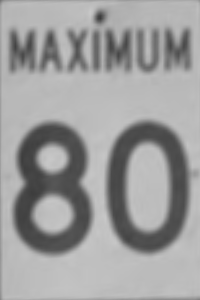
//> input picture Q1-SignClassifier/speed_80.bmp, 200 x 300 px
$ ./a2q1 speed_80.bmp   (built with g++ and OpenCV 4)
//> lines starting //> are read from the running program, lines starting //| are printed output that depends on the picture; after the words box and inside, x2 and y2 are one past the last pixel; in counts of white or black regions, pixels touching at a corner belong together
### Q1-SignClassifier/imageclassifier.h
#ifndef IMCLASS_H
#define IMCLASS_H

#include "opencv2/core/core.hpp"
#include "opencv2/highgui/highgui.hpp"
#include "opencv2/imgproc/imgproc.hpp"
#include "opencv2/calib3d/calib3d.hpp"
#include<vector>
#include<iostream>
#include<fstream>

enum SignType{
    NO_MATCH,
    STOP_SIGN,
    SPEED_LIMIT_40_SIGN,
    SPEED_LIMIT_80_SIGN
};


class ImageClassifier{

    static const int WARPED_XSIZE = 200;
    static const int WARPED_YSIZE = 300;


private:
    cv::Mat speed_80;
    cv::Mat speed_40;

public:
    ImageClassifier();
    ~ImageClassifier();
    int prepare(cv::Mat&, cv::Mat&);
    SignType classifySign(cv::Mat&);
    float checkSignFor40(cv::Mat&, float);
    float checkSignFor80(cv::Mat&, float);
    int getAdaptiveCannyThreshold(cv::Mat&);
};

#endif // IMCLASS_H

### Q1-SignClassifier/imageclassifier.cpp
#include"imageclassifier.h"

///perspectivetransform points order:
// Top left
// Bottom left
// Bottom bottom
// Top right

ImageClassifier::ImageClassifier(){
    speed_80 = cv::imread("speed_80.bmp", 0);
    speed_40 = cv::imread("speed_40.bmp", 0);

    if(speed_80.data == NULL || speed_40.data == NULL){
        throw "Files not found";
    }

}

ImageClassifier::~ImageClassifier(){

}


//////////////////////////
/// ImageClassifier:: prepare(Mat&)
/// Convert image to gray and blur it
int ImageClassifier::prepare(cv::Mat& src, cv::Mat& target){
    const int thr = 128;
    const int maxVal = 200;

    cv::Mat src_gray;
    cv::Mat thresh;
    cv::cvtColor(src, src_gray, cv::COLOR_BGR2GRAY);
    cv::threshold(src_gray, thresh, thr, maxVal,cv::THRESH_BINARY);
    cv::blur(thresh, target, cv::Size(4, 4));
    return 0;
}


//////////////
/// ImageClassifier::classifysign
/// Finds the closest match among stop sign, speed 40, speed 80
/// Uses Canny(), findContours(), and approxPolyDP().
SignType ImageClassifier::classifySign(cv::Mat& aSign){

    ///////////////////////////////////////////////////////////////////////////////////
    //////PARMS TO EXPERIMENT WITH
    // CANNY
    const int canny_thresh_ = 120;  //lower Canny threshold  -- default was 120
    const float canny_mult = 2.0;  //multiplier for the upper threshold -- default was 2
    //APPROXPOLYDP
    const float epsilon = 0.04;
    //SEARCHDEPTH -- only want to look at the largest contours for sign outlines
    const int searchSize = 6;
    //CLASSIFIER CONFIDENCE THRESHOLD
    const float classConf = 0.46;
    ///////////////////////////////////////////////////////////////////////////////////

    //prepare the image for edge detection
    cv::Mat theSign;
    prepare(aSign, theSign);

    //use the adaptive Canny threshold
    int canny_thresh = getAdaptiveCannyThreshold(theSign);

    int canny_upper = std::min(canny_thresh * 1.33333, 255.0);
    int canny_lower = std::max(canny_thresh * 0.66666, 0.0);

    std::cout << "Adaptive Canny thresholds -- upper: " << canny_upper << " ... Lower : " << canny_lower << std::endl;

    //to hold best match classifier confidence values
    float best40 = 0.0;
    float best80 = 0.0;

    cv::Mat trans( 2, 4, CV_32FC1 );
    trans = cv::Mat::zeros( theSign.rows, theSign.cols, theSign.type() );

    //default return = fail
    SignType ret = NO_MATCH;

    //find Canny edges
    cv::Mat detEdges;
    cv::Canny(theSign, detEdges, canny_upper, canny_lower, 3);

    //find contours
    std::vector<std::vector<cv::Point>> contours;
    std::vector<cv::Vec4i> hierarchy;
    cv::findContours(detEdges, contours, hierarchy, cv::RETR_LIST, cv::CHAIN_APPROX_SIMPLE, cv::Point(0, 0));

    //Fit polygons to the contours
    std::vector<std::vector<cv::Point>> polygons;


    //detect simple polygon
    //ref: https://www.pyimagesearch.com/2016/02/08/opencv-shape-detection/
    for(auto& e1: contours){
        std::vector<cv::Point> polygon;
        std::vector<cv::Point> convexHull;

        //if a contour is open, close it using convexHull()
        if(!isContourConvex(e1)){
               cv::convexHull(e1, convexHull);
        } else{
            convexHull = e1;
        }

        //arc length of the contour
        float perimeter = cv::arcLength(convexHull, true);

        //apply approxPolyDP function
        cv::approxPolyDP(convexHull, polygon, (epsilon * perimeter), true);
        polygons.push_back(polygon);
    }

    std::cout << "Polygons detected: " << polygons.size() << std::endl;

    //sort the polygons by area -- the sign is assumed to be one of the largest contours
    sort(polygons.begin(), polygons.end(), [](const std::vector<cv::Point>& a, const std::vector<cv::Point>& b) -> bool{
        std::vector<cv::Point> hull1;
        std::vector<cv::Point> hull2;
        cv::convexHull(a, hull1);
        cv::convexHull(b, hull2);
        return cv::contourArea(hull1) > cv::contourArea(hull2);
    });

    // Count the number of vertices of the polygons from largest to smallest (within the _searchSize_ largest polygons by area).
    // If an octagon is found, return STOP_SIGN
    for(auto it = polygons.begin(); it != polygons.end() && it != (polygons.begin() + searchSize); ++it){
        if(it->size() == 8) {
            std::cout << "Octagon detected in " << searchSize << " largest polygons -- STOP_SIGN" << std::endl;
            ret = STOP_SIGN;
            break;
        }
    }

    ////// Perspective transform to find speed sign
    std::vector<cv::Point2f> dest;
        dest.push_back(cv::Point2f(0.0, 0.0));
        dest.push_back(cv::Point2f(0.0, 0.0 + ImageClassifier::WARPED_YSIZE -1));
        dest.push_back(cv::Point2f(0.0 + ImageClassifier::WARPED_XSIZE -1, 0.0 + ImageClassifier::WARPED_YSIZE -1));
        dest.push_back(cv::Point2f(0.0 + ImageClassifier::WARPED_XSIZE -1, 0.0));

    // they are used when it is determined that it is a speed limit sign and not a stop sign.
    //ref: http://opencvexamples.blogspot.com/2014/01/perspective-transform.html
    if(ret != STOP_SIGN){

        //check the n largest polygons with four sides
        for(auto it = polygons.begin(); it != polygons.end() && it != (polygons.begin() + searchSize); ++it){
            if(it->size() == 4){

                //vector to hold the four points of the skewed image
                //need to add the points in the correct order
                //this section determines which corner each of the points is, and assigns them appropriately
                std::vector<cv::Point2f> source;
                float tl = std::numeric_limits<float>::infinity();
                float br = 0;
                cv::Point2f topLeft;
                cv::Point2f bottomRight;
                cv::Point2f bottomLeft;
                cv::Point2f topRight;
                int lowerY = 0;

                for(auto& e1: *it){
                    if(e1.x + e1.y > br) {
                        br = e1.x + e1.y;
                        bottomRight = e1;
                    }
                    if(e1.x + e1.y < tl){
                        tl = e1.x + e1.y;
                        topLeft = e1;
                    }
                }

               for(auto& e1: *it){
                    if(e1.x + e1.y != tl && e1.x + e1.y != br){
                        if(e1.y > lowerY){;
                            if(lowerY == 0){
                                bottomLeft = e1;
                            } else{
                                topRight = bottomLeft;
                                bottomLeft = e1;
                            }
                            lowerY = e1.y;
                        } else topRight = e1;
                    }
                }
                source.push_back(topLeft);
                source.push_back(bottomLeft);
                source.push_back(bottomRight);
                source.push_back(topRight);

                cv::Mat warped_result = cv::Mat(cv::Size(ImageClassifier::WARPED_XSIZE, ImageClassifier::WARPED_YSIZE), 0);

                //getPerspectiveTransform
                trans = cv::getPerspectiveTransform(source, dest);

                //apply warpPerspective
                cv::warpPerspective(theSign, warped_result, trans, warped_result.size());

                //Check the warped and resized image for the best match with the templates
                float chk40 = checkSignFor40(warped_result, classConf);
                float chk80 = checkSignFor80(warped_result, classConf);

                if(chk40 > best40) best40 = chk40;
                if(chk80 > best80) best80 = chk80;

            }

        }
    }

    //if both 40 and 80 were under the  detection threshold, fail
    //else take the better match
    if(ret != STOP_SIGN){
        if(best40 == 0.0 && best80 == 0.0) ret = NO_MATCH;
        else if (best40 > best80) ret = SPEED_LIMIT_40_SIGN;
        else ret = SPEED_LIMIT_80_SIGN;
    }

    ///////////////
    /// Draw the polygons to help visualize what the classifier is doing
    //ref: https://docs.opencv.org/2.4/doc/tutorials/imgproc/shapedescriptors/find_contours/find_contours.html
    cv::Mat drawing = cv::Mat::zeros(theSign.size(), CV_8UC3);

    cv::RNG rng(12345);
    for( int i = 0; i < searchSize + 1 && i < polygons.size(); i++ ){
       cv::Scalar color = cv::Scalar( rng.uniform(0, 255), rng.uniform(0,255), rng.uniform(0,255) );
       drawContours( drawing, polygons, i, color, 2, 8, hierarchy, 0, cv::Point() );
    }


    /// Show in a window
    cv::namedWindow( "Contours", CV_WINDOW_AUTOSIZE );
    cv::imshow( "Contours", drawing );
    cv::waitKey(0);

    return ret;
}


///Finally the routine matchtemplate( , , cv2.TM_CCOEFF_NORMED) is the best way to compare the stored template (from the .bmp files) for the 80/40 speed limit signs and the warped input sub-image.

//////// imageclassifier::checksignfor40()
/// Checks to see if the sign is a 40 km/h speed sign, within the confidence specified
/// Returns the classifier confidence if it exceeds the threshold
/// And 0.0 otherwise
/// Reference:
/// https://docs.opencv.org/2.4/doc/tutorials/imgproc/histograms/template_matching/template_matching.html
// [112 lines left out: functions checkSignFor40, checkSignFor80, not called in this run]


/////// ImageClassifier::getAdaptiveCannyThreshold
/// Computes an upper Canny threshold based on the characteristics of the image
/// Uses the median value of the pixels as described by
/// https://www.pyimagesearch.com/2015/04/06/zero-parameter-automatic-canny-edge-detection-with-python-and-opencv/
int ImageClassifier::getAdaptiveCannyThreshold(cv::Mat& img){

    cv::Mat oneRow = img.reshape(0,1);
    std::vector<double> imgPoints;
    oneRow.copyTo(imgPoints);
    int n = imgPoints.size() * 0.5;
    std::nth_element(imgPoints.begin(), imgPoints.begin()+n, imgPoints.end());
    int ret = imgPoints[n];

    return ret;
}


/*The goal of the program you are going to write is to classify street signs, in
particular stop signs and two different speed limit signs (40km and 80km). There
are seven images that you will use to test your program; speedsign3.jpg – a 40km
speed sign, speedsign4.jpg – a 100km speed sign (no match), speedsign5.jpg – a
40km speed sign, speedsign12.jpg – an 80km speed sign, speedsign13.jpg – an
80km speed sign, speedsign14.jpg – an 80km speed sign, and finally stop4.jpg – a
stop sign. I have given you a program called classify_sign_template.cpp, which
you can extend to do the classification. The result will be a copy of the input
image with the appropriate label (a stop sign, speed limit 40, speed limit 80, or no
match) for each of these seven input images. There are two parts to the program,
the first decides on which type of sign you are looking at (stop sign or speed
limit). To do this you should use the routines Canny, findContours, and
approxPolyDP. To help you I am giving you some information on the parameters
of these routines. First of all, Canny(, , canny_thresh, canny_thresh*2, 3) where
canny_thresh is set to 120 (this worked for me). Also, findContours(, , ,
RETR_LIST, CHAIN_APPROX_SIMPLE, Point(0, 0)), and approxPolyDP(, ,
contours[i].size()*.008, true). These are the parameter values which worked
for me so you can use them if you want, but you do not need to use them. The
second part of the program will use the routines getPerspectiveTransform ,
warpPerspective along with images speed_40.bmp, and speed_80.bmp to tell the
type of speed limit sign, but they are used only when you have determined that
you are indeed looking at a speed limit sign and not a stop sign. Finally the
routine matchtemplate( , , cv2.TM_CCOEFF_NORMED) is the best way to compare
the stored template (from the .bmp files) for the 80/40 speed limit signs and the
warped input sub-image. Hand in the source code, and tell me the version of
OpenCV that you are using. You should also include the four output files that you
have produced, one for each of the seven test cases.*/

### Q1-SignClassifier/a2q1.cpp
#include "opencv2/core/core.hpp"
#include "opencv2/highgui/highgui.hpp"
#include "opencv2/imgproc/imgproc.hpp"
#include "opencv2/calib3d/calib3d.hpp"
#include "imageclassifier.h"
#include <iostream>
#include <stdio.h>
#include <stdlib.h>

///////////
////
//// Usage notes: requires c++14
//// To complile:  g++ -std=c++14 a2q1.cpp imageclassifier.cpp -o a2q1 `pkg-config --libs opencv`
////
//// openCV version used:
//// OpenCV version : 3.3.1
//// Major version : 3
//// Minor version : 3
//// Subminor version : 1
////

////PURPOSE
/*The goal of the program you are going to write is to classify street signs, in
particular stop signs and two different speed limit signs (40km and 80km). There
are seven images that you will use to test your program; speedsign3.jpg – a 40km
speed sign, speedsign4.jpg – a 100km speed sign (no match), speedsign5.jpg – a
40km speed sign, speedsign12.jpg – an 80km speed sign, speedsign13.jpg – an
80km speed sign, speedsign14.jpg – an 80km speed sign, and finally stop4.jpg – a
stop sign. I have given you a program called classify_sign_template.cpp, which
you can extend to do the classification. The result will be a copy of the input
image with the appropriate label (a stop sign, speed limit 40, speed limit 80, or no
match) for each of these seven input images. There are two parts to the program,
the first decides on which type of sign you are looking at (stop sign or speed
limit). To do this you should use the routines Canny, findContours, and
approxPolyDP. To help you I am giving you some information on the parameters
of these routines. First of all, Canny(, , canny_thresh, canny_thresh*2, 3) where
canny_thresh is set to 120 (this worked for me). Also, findContours(, , ,
RETR_LIST, CHAIN_APPROX_SIMPLE, Point(0, 0)), and approxPolyDP(, ,
contours[i].size()*.008, true). These are the parameter values which worked
for me so you can use them if you want, but you do not need to use them. The
second part of the program will use the routines getPerspectiveTransform ,
warpPerspective along with images speed_40.bmp, and speed_80.bmp to tell the
type of speed limit sign, but they are used only when you have determined that
you are indeed looking at a speed limit sign and not a stop sign. Finally the
routine matchtemplate( , , cv2.TM_CCOEFF_NORMED) is the best way to compare
the stored template (from the .bmp files) for the 80/40 speed limit signs and the
warped input sub-image. Hand in the source code, and tell me the version of
OpenCV that you are using. You should also include the four output files that you
have produced, one for each of the seven test cases.*/

int main(int argc, char* argv[]) {

    cv::Mat src;
    cv::Mat target;
    int canny_thresh = 120;

    if(argc < 2){
        std::cout << "Usage: ./a2q1 <filename>" << std::endl;
        exit(-1);
    }

    ImageClassifier* classifier;

    try{
        classifier = new ImageClassifier();
//> in ImageClassifier, speed_80 is the input picture: 300 rows x 200 cols, CV_8UC1; min 60, max 200, mean 157.1
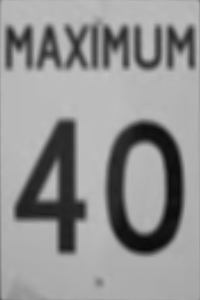
//> input picture Q1-SignClassifier/speed_40.bmp, 200 x 300 px
//> in ImageClassifier, speed_40 is the input picture: 300 rows x 200 cols, CV_8UC1; min 10, max 194, mean 146.9
    } catch(const char* e){
        std::cout << "Unable to open 40 or 80 km/h template signs" << std::endl;
        exit(-1);
    }

    std::string filename = argv[1];

    //Read source image
    src = cv::imread(filename, 1);
    if(src.empty()) {
        std::cout << "Can not open " << filename << std::endl;
        exit(-2);
    } else{
        std::cout << "Attempting to classify sign in image " << filename << std::endl;
    }

    //Classify the image
    SignType result = classifier->classifySign(src);
//> in prepare, `cv::threshold(src_gray, thresh, thr, maxVal,cv::THRESH_BINARY);`:
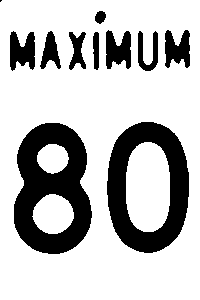
//> thresh: 300 rows x 200 cols, CV_8UC1; values 0 (black) and 200 (white), 74.7% white; 11 black regions (1 under 20 px), largest, box (x1, y1, x2, y2) and area: (14, 123, 92, 254) 6183, (107, 122, 189, 253) 5399, (10, 31, 35, 71) 718
//> in prepare, `cv::blur(thresh, target, cv::Size(4, 4));`:
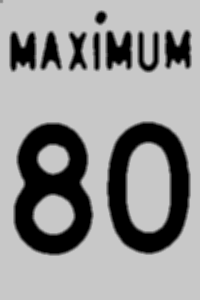
//> target: 300 rows x 200 cols, CV_8UC1; min 0, max 200, mean 149.3
//> in getAdaptiveCannyThreshold, `oneRow.copyTo(imgPoints);`: imgPoints = 60000 items
//> in getAdaptiveCannyThreshold, `int n = imgPoints.size() * 0.5;`: n = 30000
//> in getAdaptiveCannyThreshold, `int ret = imgPoints[n];`: ret = 200
//> in classifySign, `int canny_upper = std::min(canny_thresh * 1.33333, 255.0);`: canny_upper = 255
//> in classifySign, `int canny_lower = std::max(canny_thresh * 0.66666, 0.0);`: canny_lower = 133
//| Adaptive Canny thresholds -- upper: 255 ... Lower : 133
//> in classifySign, `cv::Canny(theSign, detEdges, canny_upper, canny_lower, 3);`:
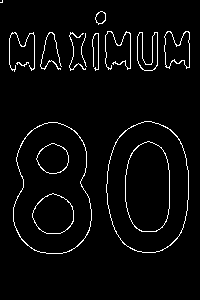
//> detEdges: 300 rows x 200 cols, CV_8UC1; 3.6% white in thin lines or dots, all inside (x1, y1, x2, y2) = (0, 0, 190, 254)
//> in classifySign, `cv::findContours(detEdges, contours, hierarchy, cv::RETR_LIST, cv::CHA..`: contours = 24 contours, 7 with area under 20; largest, box (x1, y1, x2, y2) and area: (106, 121, 189, 253) 8766, (106, 121, 189, 253) 8726, (13, 122, 92, 254) 8175, (13, 122, 92, 254) 8128, (125, 141, 170, 232) 3350
//> the loop in classifySign, `for(auto& e1: contours)` made 24 passes
//> (convexHull, perimeter, polygon) on pass 24: (3 Points (x, y): [2, 2], [0, 2], [2, 0], 6.83, 3 Points (x, y): [2, 0], [2, 2], [0, 2])
//> perimeter on passes 1 to 6: 126.8, 127.6, 96.21, 97.06, 224.9, 226
//| Polygons detected: 24
//> in classifySign, `sort(polygons.begin(), polygons.end(), [](const std::vector<cv::Point>..`: polygons = 24 contours, 1 with area under 20; largest, box (x1, y1, x2, y2) and area: (107, 121, 184, 253) 7656, (106, 121, 183, 253) 7608, (13, 122, 91, 254) 7370, (14, 122, 92, 254) 7324, (125, 141, 170, 232) 2690
//> the loop in classifySign, `for(auto it = polygons.begin(); it != polygons.end() && it != (polygon..` made 6 passes
//> after the loop in classifySign, `for(auto it = polygons.begin(); it != polygons.end() && it != (polygon..`: trans: 300 rows x 200 cols, CV_8UC1; every value is 0
//> after the loop in classifySign, `for(auto it = polygons.begin(); it != polygons.end() && it != (polygon..`: best40 = 0
//> the loop in classifySign, `for( int i = 0; i < searchSize + 1 && i < polygons.size(); i++ )` made 7 passes
//> after the loop in classifySign, `for( int i = 0; i < searchSize + 1 && i < polygons.size(); i++ )`:
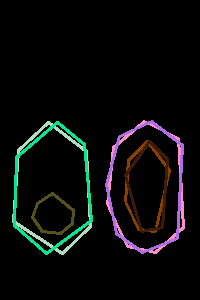
//> drawing: 300 rows x 200 cols, CV_8UC3; mean B, G, R 10.6, 10.9, 9.8
    std::string final_sign_output_name = "Result--" + filename;

    std::string text;
    switch(result){
        case NO_MATCH: text = "Fail"; break;
        case STOP_SIGN: text = "Stop sign"; break;
        case SPEED_LIMIT_40_SIGN: text = "Speed 40"; break;
        case SPEED_LIMIT_80_SIGN: text = "Speed 80"; break;
        default: text = "Fail";
    }

    //Define the font for output window
    int fontFace = cv::FONT_HERSHEY_SCRIPT_SIMPLEX;
    double fontScale = 2;
    int thickness = 3;
    cv::Point textOrg(10, 130);
    cv::putText(src, text, textOrg, fontFace, fontScale, cv::Scalar::all(255), thickness, 8);
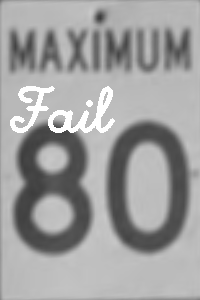
//> src: 300 rows x 200 cols, CV_8UC3; 2.9% of pixels changed, all inside (x1, y1, x2, y2) = (10, 86, 115, 133)

    // Create output window
    const char* source_window = "Result";
    cv::namedWindow(source_window, cv::WINDOW_AUTOSIZE);
    cv::imshow(source_window, src); //src

    //Write the tagged image to file
    cv::imwrite(final_sign_output_name, src);

    cv::waitKey(0);

    delete classifier;

    return(0);
}
